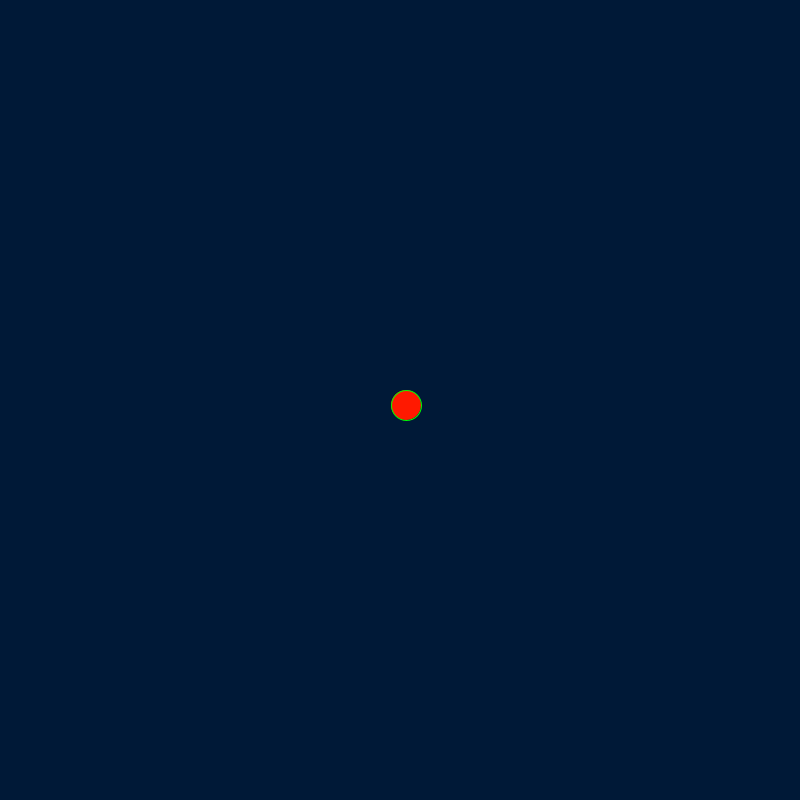
Frame 1 (no input)
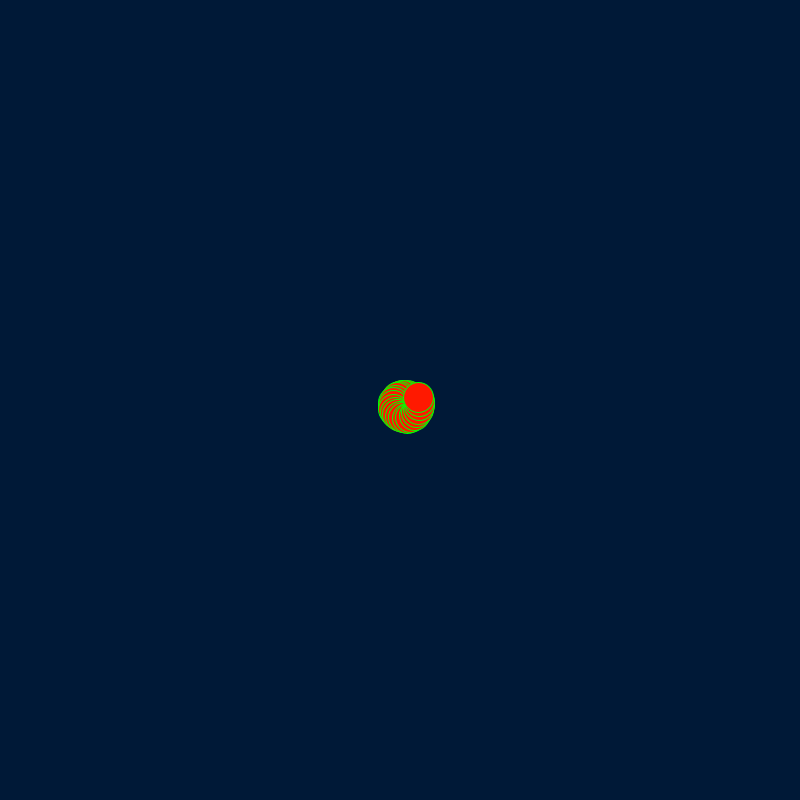
Frame 60 (the mouse pressed at the canvas centre just before this capture)
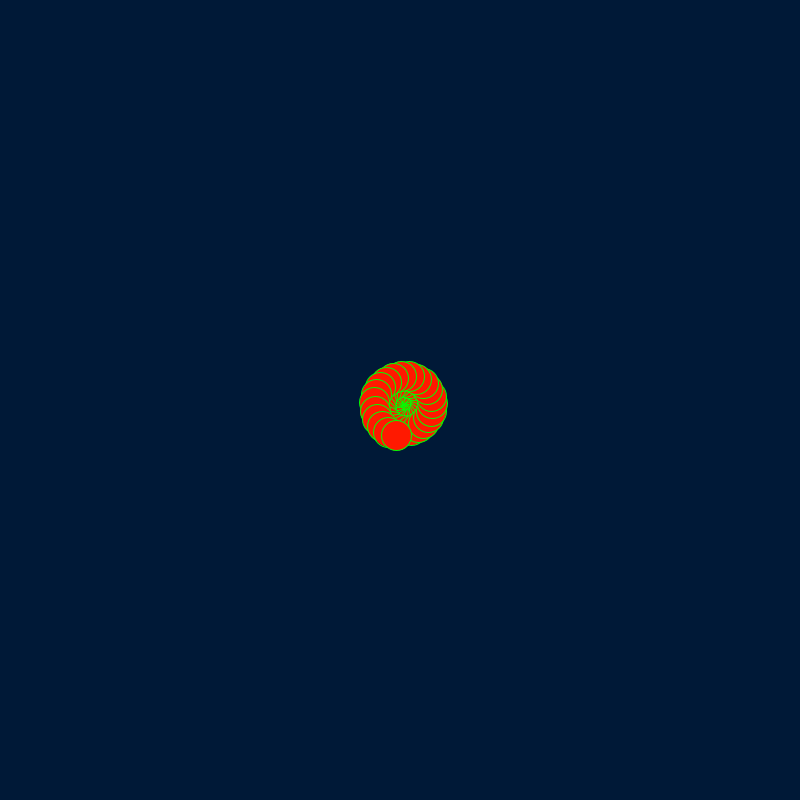
Frame 120 (the mouse held since frame 60 and released just before this capture)

The Processing sketch that drew these frames (run headless with seeded random() and noise(); from frame 60 on, the mouse is pressed at the canvas centre):

// Processing sketch: processing_161850
// ── processing_161850.pde

int time1 = 5000;
int time2 = 10000;
float angle = 0.0;
float offset = 10;
float scalar = 1; 
float speed = 5.5;

void setup() {
  
  size(800, 800);
  background(0, 25, 55);
  stroke(225, 0, 0);
  smooth();
}


void draw(){
  int currentTime = millis();
  if (currentTime < time1) {
  float x = offset + cos(angle) * scalar;
  float y = offset + sin(angle) * scalar;
  fill(255, 25, 0);
  ellipse(400 + x, 400 + y, 10, 10);
  angle += speed*-.05;
  scalar += speed*-.05;
stroke(0, 255, 0);
  ellipse(395 + x, 395 + y, 30, 30);
  
  
} 
{
  
  if (currentTime > time1) {
  float x = offset + cos(angle) * scalar;
  float y = offset + sin(angle) * scalar;
  fill(25, 255, 0);
  ellipse(400 + x, 400 + y, 10, 10);
  angle += speed*-.05;
  scalar += speed*-.05;
stroke(0);
  ellipse(395 + x, 395 + y, 30, 30);
}
}
{if (currentTime > time2) {
  float x = offset + cos(angle) * scalar;
  float y = offset + sin(angle) * scalar;
  fill(25, 0, 255);
  ellipse(400 + x, 400 + y, 10, 10);
  angle += speed*-.05;
  scalar += speed*-.05;
stroke(0);
  ellipse(395 + x, 395 + y, 30, 30);
}
}
}
